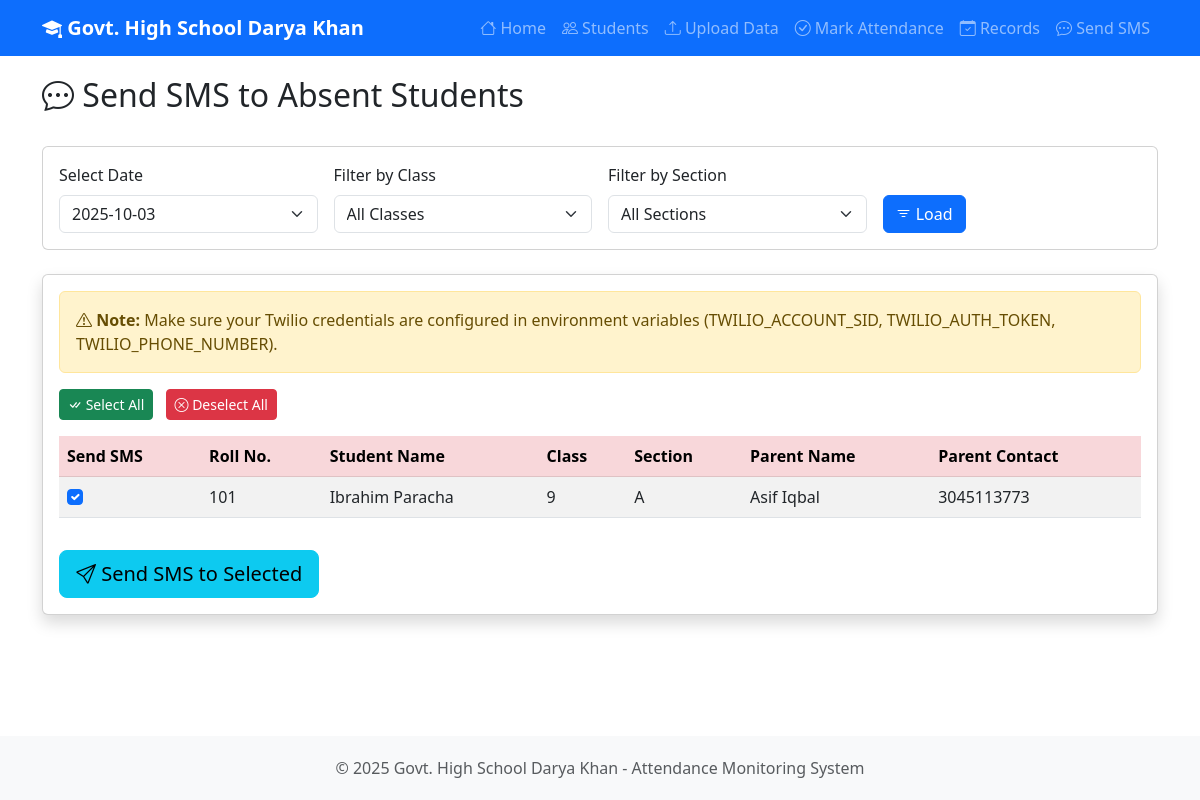
/sms, run on the app's committed database.
### tables this page shows
CREATE TABLE students (
            id INTEGER PRIMARY KEY AUTOINCREMENT,
            name TEXT NOT NULL,
            roll_number TEXT NOT NULL UNIQUE,
            class TEXT NOT NULL,
            section TEXT NOT NULL,
            parent_name TEXT NOT NULL,
            parent_contact TEXT NOT NULL
        );

### app.py (the view, shortened to what this page needs)
@app.route('/sms', methods=['GET', 'POST'])
def sms():
    date = request.args.get('date', datetime.now().strftime('%Y-%m-%d'))
    class_filter = request.args.get('class', '')
    section_filter = request.args.get('section', '')
    conn = get_db()
    cursor = conn.cursor()
    cursor.execute('SELECT DISTINCT class FROM students ORDER BY class')
    classes = [row['class'] for row in cursor.fetchall()]
    cursor.execute('SELECT DISTINCT section FROM students ORDER BY section')
    sections = [row['section'] for row in cursor.fetchall()]
    cursor.execute('SELECT DISTINCT date FROM attendance ORDER BY date DESC')
    dates = [row['date'] for row in cursor.fetchall()]
    query = '''
        SELECT s.id, s.name, s.roll_number, s.class, s.section, s.parent_name, s.parent_contact
        FROM students s
        JOIN attendance a ON s.id = a.student_id
        WHERE a.date = ? AND a.status = 'absent'
    '''
    params = [date]
    if class_filter:
        query += ' AND s.class = ?'
        params.append(class_filter)
    if section_filter:
        query += ' AND s.section = ?'
        params.append(section_filter)
    query += ' ORDER BY s.class, s.section, s.roll_number'
    cursor.execute(query, params)
    absent_students = cursor.fetchall()
    conn.close()
    return render_template('sms.html', students=absent_students, dates=dates, date=date,
                         classes=classes, sections=sections, class_filter=class_filter,
                         section_filter=section_filter)

### app.py (called while the page is built)
def get_db():
    conn = sqlite3.connect(DATABASE)
    conn.row_factory = sqlite3.Row
    return conn

### templates/sms.html (shortened to what this page needs)
{% extends "base.html" %}
{% block content %}
<div class="row mb-4">
    <div class="col-md-12">
        <h2><i class="bi bi-chat-dots"></i> Send SMS to Absent Students</h2>
    </div>
</div>
<div class="row mb-4">
    <div class="col-md-12">
        <div class="card">
            <div class="card-body">
                <form method="GET" class="row g-3">
                    <div class="col-md-3">
                        <label for="date" class="form-label">Select Date</label>
                        <select class="form-select" id="date" name="date" required>
                            {% for d in dates %}
                            <option value="{{ d }}" {% if d == date %}selected{% endif %}>{{ d }}</option>
                            {% endfor %}
                        </select>
                    </div>
                    <div class="col-md-3">
                        <label for="class" class="form-label">Filter by Class</label>
                        <select class="form-select" id="class" name="class">
                            <option value="">All Classes</option>
                        </select>
                    </div>
                    <div class="col-md-3">
                        <label for="section" class="form-label">Filter by Section</label>
                        <select class="form-select" id="section" name="section">
                            <option value="">All Sections</option>
                        </select>
                    </div>
                    <div class="col-md-3">
                        <label class="form-label">&nbsp;</label>
                        <div>
                            <button type="submit" class="btn btn-primary">
                                <i class="bi bi-filter"></i> Load
                            </button>
                        </div>
                    </div>
                </form>
            </div>
        </div>
    </div>
</div>
{% if dates %}
<div class="row">
    <div class="col-md-12">
        <div class="card shadow">
            <div class="card-body">
                {% if students %}
                <form method="POST">
                    <div class="alert alert-warning" role="alert">
                        <i class="bi bi-exclamation-triangle"></i>
                        <strong>Note:</strong> Make sure your Twilio credentials are configured in environment variables
                        (TWILIO_ACCOUNT_SID, TWILIO_AUTH_TOKEN, TWILIO_PHONE_NUMBER).
                    </div>
                    <div class="mb-3">
                        <button type="button" class="btn btn-sm btn-success me-2" onclick="selectAll()">
                            <i class="bi bi-check-all"></i> Select All
                        </button>
                        <button type="button" class="btn btn-sm btn-danger" onclick="deselectAll()">
                            <i class="bi bi-x-circle"></i> Deselect All
                        </button>
                    </div>
                    <div class="table-responsive">
                        <table class="table table-striped table-hover">
                            <thead class="table-danger">
                                <tr>
                                    <th>Send SMS</th>
                                    <th>Roll No.</th>
                                    <th>Student Name</th>
                                    <th>Class</th>
                                    <th>Section</th>
                                    <th>Parent Name</th>
                                    <th>Parent Contact</th>
                                </tr>
                            </thead>
                            <tbody>
                                {% for student in students %}
                                <tr>
                                    <td>
                                        <input type="checkbox" class="form-check-input sms-checkbox"
                                               name="students" value="{{ student['id'] }}" checked>
                                    </td>
                                    <td>{{ student['roll_number'] }}</td>
                                    <td>{{ student['name'] }}</td>
                                    <td>{{ student['class'] }}</td>
                                    <td>{{ student['section'] }}</td>
                                    <td>{{ student['parent_name'] }}</td>
                                    <td>{{ student['parent_contact'] }}</td>
                                </tr>
                                {% endfor %}
                            </tbody>
                        </table>
                    </div>
                    <div class="mt-3">
                        <button type="submit" class="btn btn-info btn-lg" onclick="return confirm('Are you sure you want to send SMS to selected parents?')">
                            <i class="bi bi-send"></i> Send SMS to Selected
                        </button>
                    </div>
                </form>
                {% else %}
                <div class="alert alert-success" role="alert">
                    <i class="bi bi-check-circle"></i> Great! No students were absent on {{ date }}.
                </div>
                {% endif %}
            </div>
        </div>
    </div>
</div>
{% endif %}
{% endblock %}

### templates/base.html (style rules this page uses)
body { min-height: 100vh; display: flex; flex-direction: column; }

### data on the page
students: roll_number "101", name "Ibrahim Paracha", class "9", section "A", parent_name "Asif Iqbal", parent_contact "3045113773"

### other printed values
form field date "2025-10-03"
